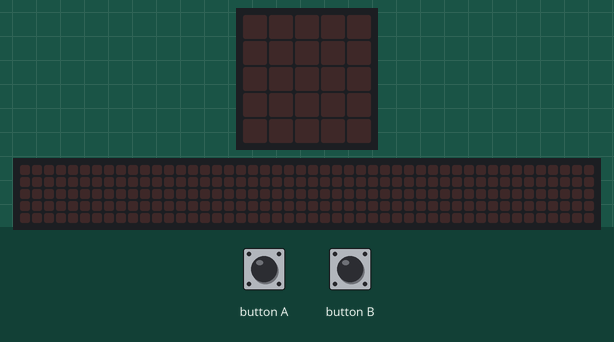
This program was run on a simulated BBC micro:bit (MakeCode). Parts: the board's 5×5 LED display, a strip that is not on the board, showing the scrolling text unrolled. The test bench sets the inputs (shaded band). The 48×5 strip is a reading aid, not a part: it shows the text the display is scrolling, unrolled, one strip-width of it at a time.

Above: at 1.2 s.
1.3 s: button A pressed for 0.15 s
At 2.6 s:
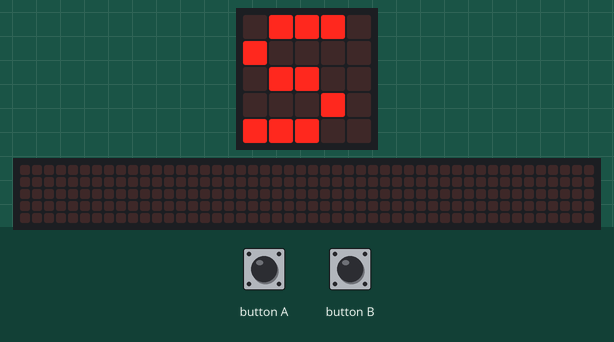
2.9 s: button B pressed for 0.15 s
At 4.0 s:
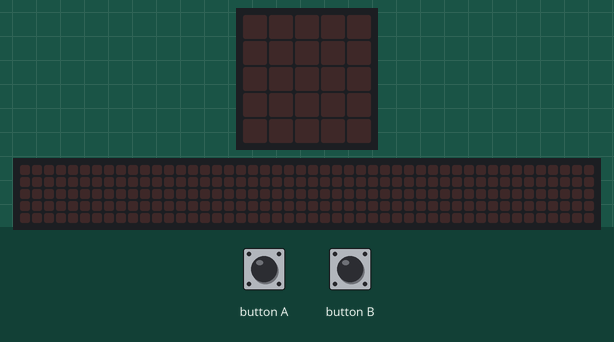
4.5 s: button A pressed 2 times (0.12 s each, 0.3 s apart)
At 5.54 s:
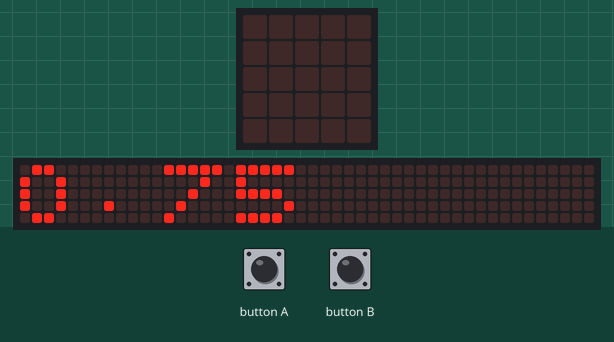
7.5 s: button B pressed for 0.15 s
At 7.79 s:
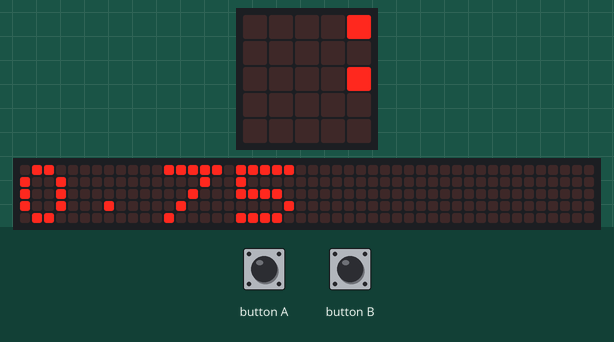
10.5 s: button A pressed for 0.15 s
At 11.0 s:
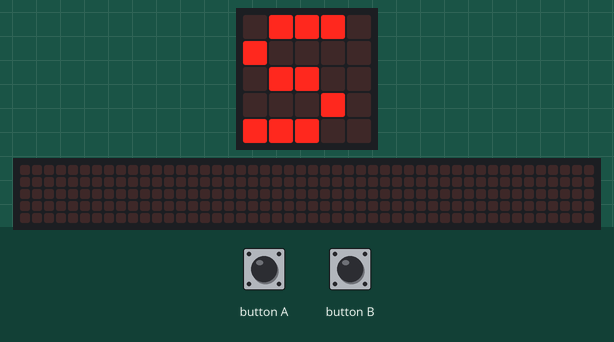
12.1 s: button A pressed for 0.15 s
At 15.81 s:
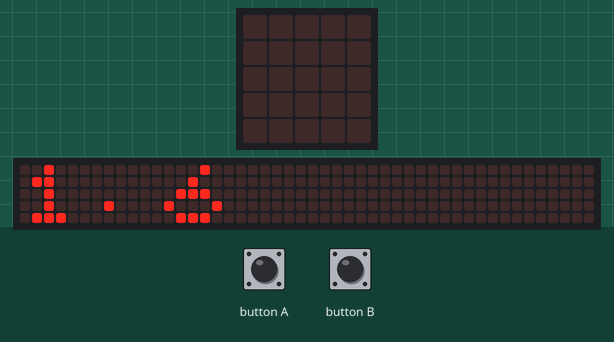
Timing chart, 0 to 16.2 s (numbered marks = the images above; inputs shaded):
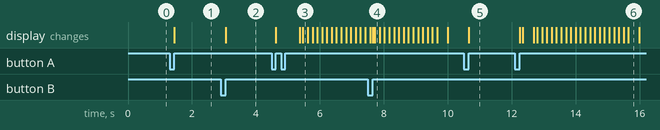

Measured:
- after the input at 1.3 s, the display: changes after 0.15 s (image 1)
- after the input at 2.9 s, the display: changes after 0.15 s (image 2)
- after the input at 4.5 s, the display: first changes after 0.12 s (image 3 shows a later state)
- after the input at 10.5 s, the display: changes after 0.15 s (image 5)
- after the input at 12.1 s, the display: first changes after 0.15 s (image 6 shows a later state)

The program:

main.ts
```typescript
let running = false
let startTime = 0
let elapsed = 0
let hundredth = 0
input.onButtonPressed(Button.A, function () {
    if (!(running)) {
        running = true
        startTime = control.millis()
        basic.showString("S")
    } else {
        running = false
        elapsed = control.millis() - startTime
        // 0.1秒単位で表示
        hundredth = Math.round(elapsed / 10) / 100
        basic.clearScreen()
        basic.pause(100)
        basic.showNumber(hundredth)
    }
})
input.onButtonPressed(Button.B, function () {
    running = false
    elapsed = 0
    basic.clearScreen()
})
basic.forever(function () {
    // アニメーションなしなので何もしない
    basic.pause(20)
})
```

test.ts
```typescript
// テストはここに来ます。このパッケージが拡張機能として使用されるときにはコンパイルされません。
```
